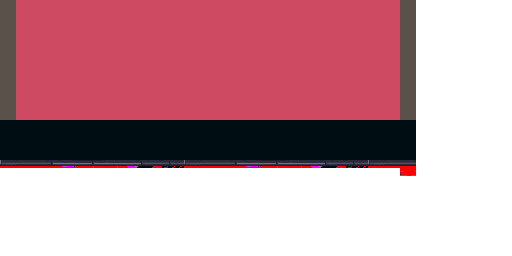

This game map was drawn from its Tiled (.tmx) file and the tilesets committed beside it. A one-line description and the trimmed map source follow:
An orthogonal 64x32 tile map with 8x8 px tiles, 1 tile layer (Tile Layer 1), 2 tilesets.

<map version="1.10" tiledversion="1.11.2" orientation="orthogonal" renderorder="right-down" width="64" height="32" tilewidth="8" tileheight="8" infinite="0" nextlayerid="2" nextobjectid="1">
 <editorsettings>
  <export target="../stage2.c" format="gba" />
 </editorsettings>
 <tileset firstgid="1" source="gameTiles.tsx" />
 <tileset firstgid="1025" source="stage2Train.tsx" />
 <layer id="1" name="Tile Layer 1" width="64" height="32">
  <data>[2048 cells, 2048 non-empty, 143 distinct tile ids]</data>
 </layer>
</map>